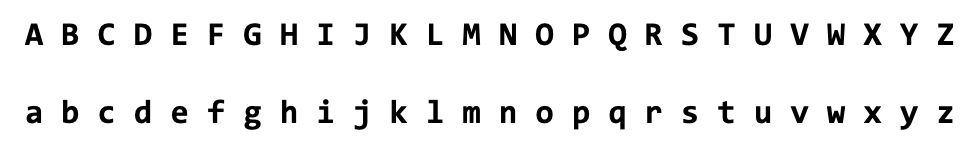
%> input picture src/ABC_consolas_bold.png, 967 x 144 px
$ octave 'OCR image processing.m'   (GNU Octave 9; MATLAB toolbox functions it lacks are replaced by stand-ins)
%> lines starting %> are read from the running program, lines starting %| are printed output that depends on the picture; in (x1, y1, x2, y2) boxes, pixels count from 0 and x2, y2 are one past the last pixel; in counts of white or black regions, pixels touching at a corner belong together; the program's own positions count from 1
clc;clear;close all
% read data image
tic
I = imread("ABC_consolas_bold.png");
%> I is the input picture: size 144x967x3 uint8; min 0, max 255, mean 237.3
I = rgb2gray(I);
%> I: size 144x967 uint8
Th = graythresh(I);
%> Th = 0.525
I = I > Th;
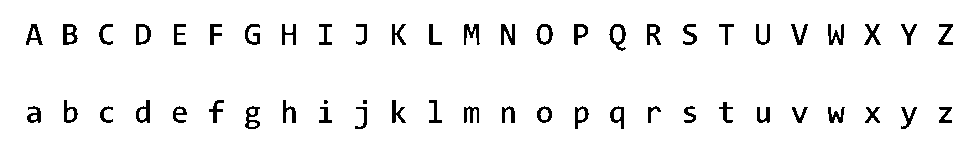
%> I: size 144x967 logical; 94.9% white; 54 black regions (2 under 20 px), largest, box (x1, y1, x2, y2) and area: (609, 24, 626, 51) 191, (63, 24, 78, 45) 190, (501, 24, 515, 45) 183
clear Th;

% find the relevant infromation
row_add = 3;
sumBW = sum(~I,2);
%> sumBW = 144 values, max 260 at index 27, min 0 at index 1, mean 49.4
Zeros_idx = find(sumBW==0);
%> Zeros_idx = 88 values from 1 to 144
[r,~] = find(abs(Zeros_idx(1:end-1)-Zeros_idx(2:end))>2);
%> r = [24; 73]
idx_rows(:,1) = Zeros_idx(r)-row_add; % start row
idx_rows(:,2) = Zeros_idx(r+1)+row_add; % end row
clear r sumBW Zeros_idx;

% orginize data
% image of the data
image_small_letters = I(idx_rows(2,1):idx_rows(2,2),:);
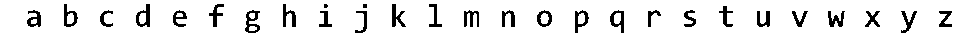
%> image_small_letters: size 37x967 logical; 90.7% white; 28 black regions (2 under 20 px), largest, box (x1, y1, x2, y2) and area: (245, 10, 260, 33) 171, (136, 4, 150, 27) 163, (392, 4, 406, 27) 151
image_capital_letters = I(idx_rows(1,1):idx_rows(1,2),:);
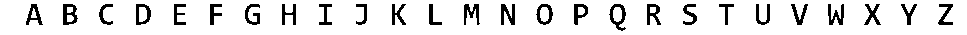
%> image_capital_letters: size 35x967 logical; 88.8% white; 26 black regions, largest, box (x1, y1, x2, y2) and area: (609, 4, 626, 31) 191, (63, 4, 78, 25) 190, (501, 4, 515, 25) 183
% labels of each image
[small_labels,num_small] = bwlabel(~image_small_letters);
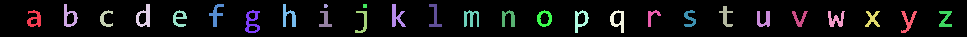
%> small_labels: size 37x967 double; 29 distinct labels, from 0 to 28; one colour per label, 0 black
%> num_small = 28
[capital_labels,num_capital] = bwlabel(~image_capital_letters);
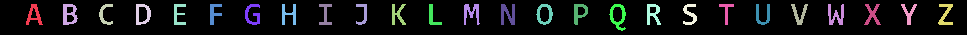
%> capital_labels: size 35x967 double; 27 distinct labels, from 0 to 26; one colour per label, 0 black
%> num_capital = 26


clear image_small_letters image_capital_letters I


% find capital letters
capital_letters = {};
small_letters = {};
for i=1:num_capital
    [r,c] = find(capital_labels==i);
    capital_letters{i} = capital_labels(1:max(r),min(c):max(c));
end
%> this loop made 26 passes
%> after the loop, capital_letters = 26 items
% find small letters
for i=1:num_small
    [r,c] = find(small_labels==i);
    if i==9
        r_prev = r;
    end
    if i==10
        row_ratio = (max(r_prev)-min(r_prev))/(max(r)-min(r));
    end
    small_letters{i} = small_labels(1:max(r),min(c):max(c));
end
%> this loop made 28 passes
%> (r, row_ratio) on pass 10: ([5; 6; 7; 8; 5; 6; 7; 8; 5; 6; 7; 8; 6; 7], 5)
%> r on pass 12: [5; 6; 7; 8; 5; 6; 7; 8; 5; 6; 7; 8; 5; 6; 7; 8]
%> after the loop, r_prev = 99 values, max 27 at index 3, min 12 at index 4, mean 20.71; small_letters = 28 items
% delete dot objects
small_letters([10,12]) = [];

clear c i idx_rows capital_labels small_labels

%% input image

%> (the run ends here)
